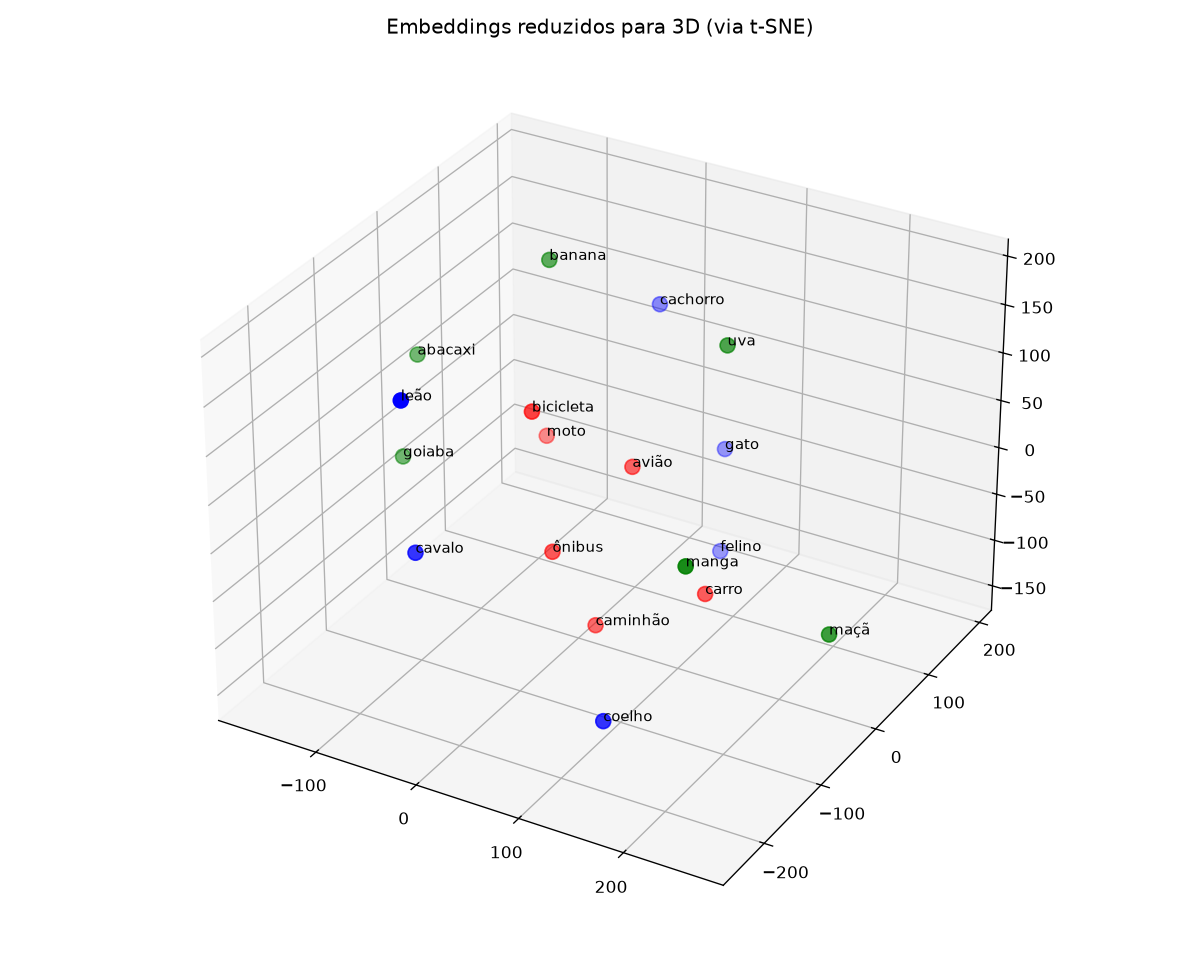

The script that saved this image:
import os
import requests
import numpy as np
import matplotlib.pyplot as plt
from sklearn.manifold import TSNE
from dotenv import load_dotenv

load_dotenv()
API_KEY = os.getenv("OPENROUTER_API_KEY")


def gerar_embedding(textos, model="openai/text-embedding-3-small"):
    resposta = requests.post(
        "https://openrouter.ai/api/v1/embeddings",
        headers={
            "Authorization": f"Bearer {API_KEY}",
            "Content-Type": "application/json",
        },
        json={"model": model, "input": textos},
    )
    resposta.raise_for_status()
    return [item["embedding"] for item in resposta.json()["data"]]


termos = [
    "gato", "felino", "cachorro", "leão", "cavalo", "coelho",      # animais
    "carro", "caminhão", "moto", "ônibus", "avião", "bicicleta",   # veículos
    "banana", "maçã", "goiaba", "uva", "manga", "abacaxi",         # frutas
]
cores = ["blue"]*6 + ["red"]*6 + ["green"]*6

vetores = np.array(gerar_embedding(termos))

# n_components=3 → agora projeta em 3 dimensões em vez de 2
coords = TSNE(n_components=3, perplexity=5, random_state=42,
              init="pca").fit_transform(vetores)

fig = plt.figure(figsize=(10, 8))
ax = fig.add_subplot(projection="3d")          # eixo 3D
ax.scatter(coords[:, 0], coords[:, 1], coords[:, 2], c=cores, s=80)

# em 3D o rótulo usa ax.text com três coordenadas
for (x, y, z), termo in zip(coords, termos):
    ax.text(x, y, z, termo, fontsize=9)

ax.set_title("Embeddings reduzidos para 3D (via t-SNE)")
plt.tight_layout()
plt.savefig("mapa_tsne_3d.png", dpi=120)
plt.show()
